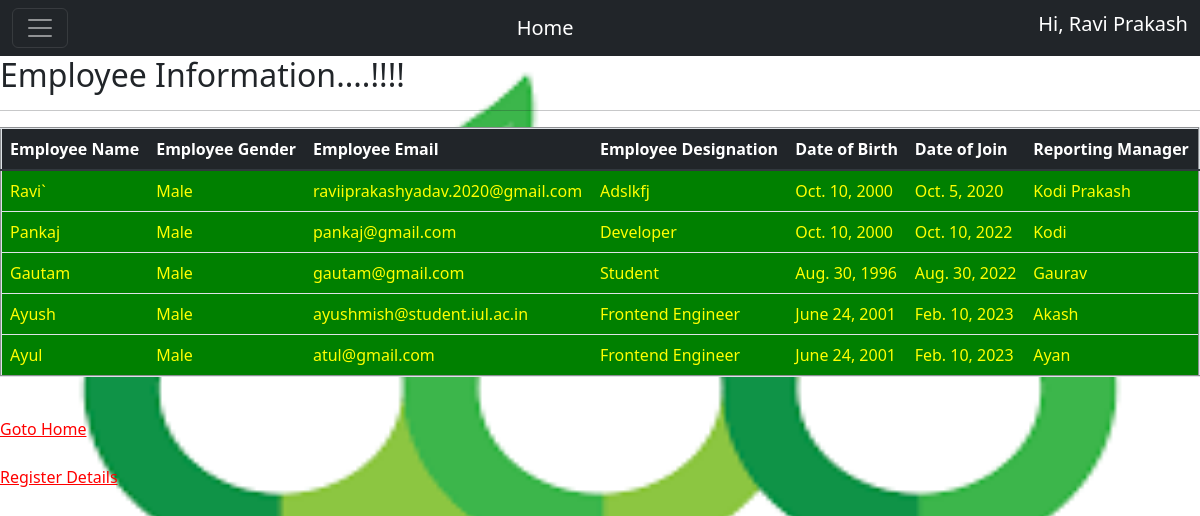
Screenshot of /app/get_emp_data (signed in) with the database file from the repository.
### app/models.py (models this page shows, shortened)
class Employee(models.Model):
    CHOICE=(('male','Male'), ('female',' Female'),('other','Others'))
    name=models.CharField(max_length=30)
    email=models.EmailField()
    date_of_birth=models.DateField()
    date_of_join=models.DateField()
    gender=models.CharField(max_length=20, choices=CHOICE )
    designation=models.CharField(max_length=30)
    reporting_manager=models.CharField(max_length=30)

### app/views.py (the view)
# urls.py: path("get_emp_data", views.get_emp_data),
def get_emp_data(request):
    emp_data=Employee.objects.all()
    return render(request,'app/emp_data.html',{'emp_data':emp_data})

### templates/app/emp_data.html (shortened to what this page needs)
{% extends 'app/base.html' %}
  {% block body_block %}
    <h2>Employee Information....!!!!</h2>
    <hr>
    <table class="table" border="2">
        <thead class="thead-dark">
          <tr>
            <th scope="col">Employee Name</th>
            <th scope="col">Employee Gender</th>
            <th scope="col">Employee Email</th>
            <th scope="col">Employee Designation</th>
            <th scope="col">Date of Birth</th>
            <th scope="col">Date of Join</th>
            <th scope="col">Reporting Manager</th>
          </tr>
        </thead>
        <tbody>
            {% for data in emp_data %}
          <tr>
            <td> {{data.name|title}}</td>
            <td> {{data.gender|title}}</td>
            <td>{{data.email|lower}}</td>
            <td>{{data.designation|title}}</td>
            <td>{{data.date_of_birth}}</td>
            <td>{{data.date_of_join}}</td>
            <td>{{data.reporting_manager|title}}</td>
          </tr>
          {% endfor %}
        </tbody>
      </table>
    <br>
    <a href="/app/home" >Goto Home</a>
    <br>
    <br>
    <a href="/app/empdataform">Register Details</a>
    {% endblock %}

### templates/app/base.html (shortened to what this page needs)
<!DOCTYPE html>
<html lang="en">
<head>
  <link rel="stylesheet" href="https://maxcdn.bootstrapcdn.com/bootstrap/4.0.0/css/bootstrap.min.css"
>
    <link href="https://cdn.jsdelivr.net/npm/bootstrap@5.2.0/dist/css/bootstrap.min.css" rel="stylesheet">
    <link href="https://getbootstrap.com/docs/5.2/assets/css/docs.css" rel="stylesheet">
</head>
<body>
  <nav class="navbar navbar-dark bg-dark fixed" >
    <div class="container-fluid">
      <button class="navbar-toggler" type="button" data-bs-toggle="offcanvas" data-bs-target="#offcanvasDarkNavbar" aria-controls="offcanvasDarkNavbar">
        <span class="navbar-toggler-icon"></span>
      </button>
      <a class="navbar-brand" href="/app/home">Home</a>
{% if user.is_authenticated %}
      <h5 style="color: white">Hi, {{user.first_name|title}} {{user.last_name|title}}</h5>
     {% else %}
     <h5 style=color:white>Hi, Guest User</h5>
    {% endif %}
      </div>
  </nav>
{% block body_block %}
{% endblock %}
</body>
</html>

### templates/app/base.html (style rules this page uses)
body { background-repeat: no-repeat; background-attachment: fixed; background-size: 100% 100%; }

### templates/app/emp_data.html (style rules this page uses)
a:link { color: red; }
tr { background-color:green; color:yellow; }

### rows the page displays
Employee: name "Ravi`", gender "Male", email "raviiprakashyadav.2020@gmail.com", designation "Adslkfj", date_of_birth "Oct. 10, 2000", date_of_join "Oct. 5, 2020", reporting_manager "Kodi Prakash"
Employee: name "Pankaj", gender "Male", email "pankaj@gmail.com", designation "Developer", date_of_birth "Oct. 10, 2000", date_of_join "Oct. 10, 2022", reporting_manager "Kodi"
Employee: name "Gautam", gender "Male", email "gautam@gmail.com", designation "Student", date_of_birth "Aug. 30, 1996", date_of_join "Aug. 30, 2022", reporting_manager "Gaurav"
Employee: name "Ayush", gender "Male", email "ayushmish@student.iul.ac.in", designation "Frontend Engineer", date_of_birth "June 24, 2001", date_of_join "Feb. 10, 2023", reporting_manager "Akash"
Employee: name "Ayul", gender "Male", email "atul@gmail.com", designation "Frontend Engineer", date_of_birth "June 24, 2001", date_of_join "Feb. 10, 2023", reporting_manager "Ayan"

### other values shown
{{ user.first_name|title }} "Ravi"
{{ user.last_name|title }} "Prakash"
